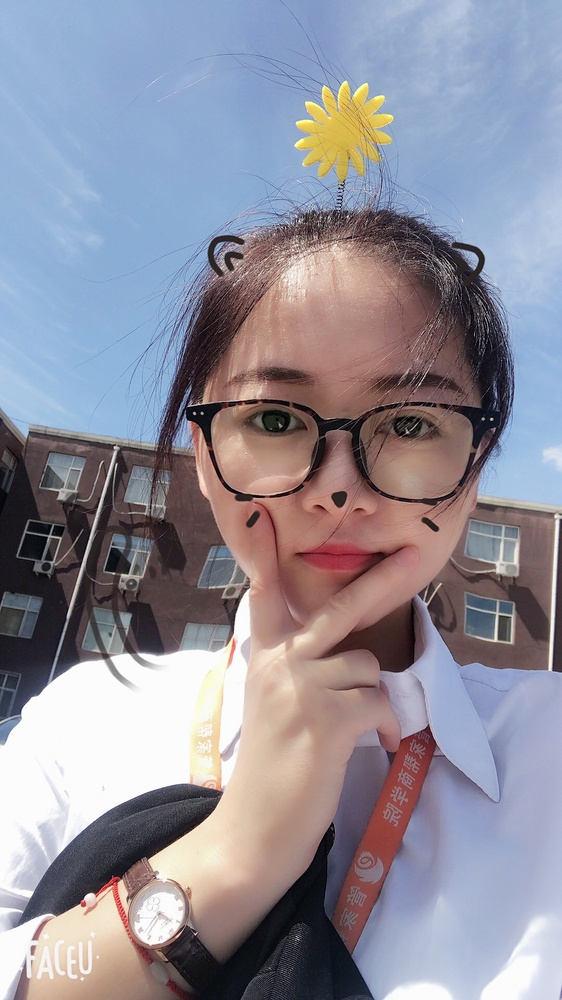
#> input picture opcv1/图像处理的几何变换/image0.jpg, 562 x 1000 px, shrunk from 1080 x 1920 before the run
$ python '图片镜像.py'
#> lines starting #> are read from the running program, lines starting #| are printed output that depends on the picture; after the words box and inside, x2 and y2 are one past the last pixel; in counts of white or black regions, pixels touching at a corner belong together
import cv2
import numpy as np

img = cv2.imread('image0.jpg',1)
#> img is the input picture: shape (1000, 562, 3); mean B, G, R 154.8, 142.8, 145
cv2.imshow('src',img)
imgInfo = img.shape
#> imgInfo = (1000, 562, 3)
height = imgInfo[0]
#> height = 1000
width = imgInfo[1]
#> width = 562
deep = imgInfo[2]#深度，当前每个像素有多个颜色组成，rgb三基色
#> deep = 3
newImgInfo = (height*2,width,deep)
#> newImgInfo = (2000, 562, 3)
dst = np.zeros(newImgInfo,np.uint8)
for i in range(0,height):
    for j in range(0,width):
        dst[i,j] = img[i,j]#绘制上半部分
        #x不变 y = 2*h - y-1
        dst[height*2-i-1,j] = img[i,j]
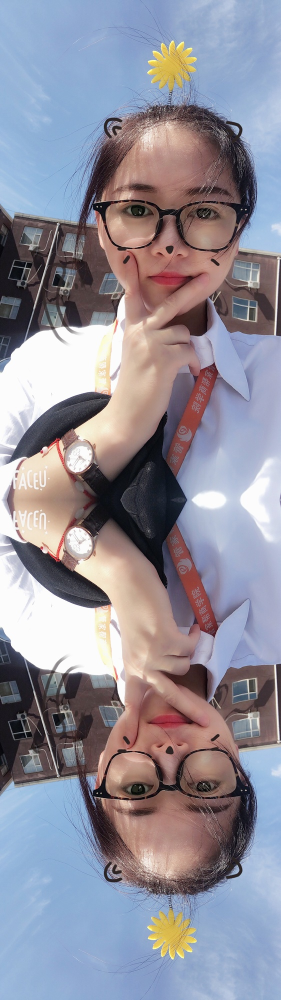
#> dst: shape (2000, 562, 3) (shown at 1/2 size); mean B, G, R 154.8, 142.8, 145
for i in range(0,width):
    dst[height,i] = [0,0,255]#BGR
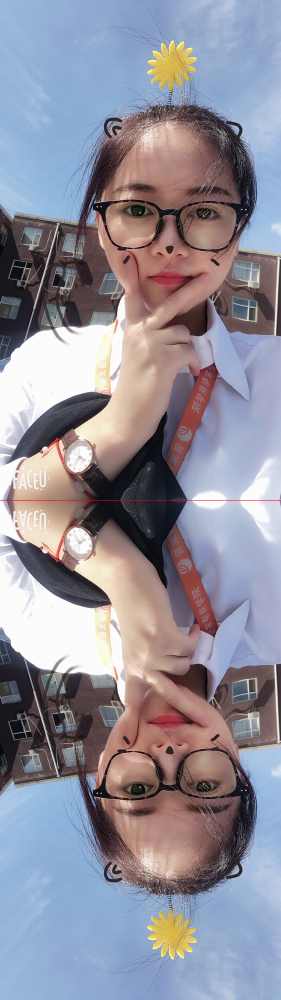
#> dst: shape (2000, 562, 3) (shown at 1/2 size); 0.05% of pixels changed, all inside (x1, y1, x2, y2) = (0, 1000, 562, 1001)
cv2.imshow('dst',dst)
cv2.waitKey(0)
